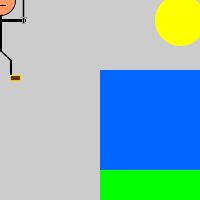
Frame 1 (no input)
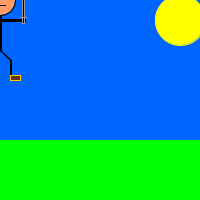
Frame 60 (the mouse pressed at the canvas centre just before this capture)
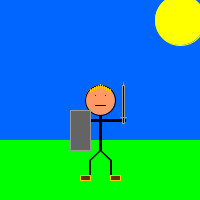
Frame 120 (the mouse held since frame 60 and released just before this capture)

The Processing sketch that drew these frames (run headless with seeded random() and noise(); from frame 60 on, the mouse is pressed at the canvas centre):

// Processing sketch: processing_14487
// ── processing_14487.pde

void setup() {
  size(200,200);
  smooth();
}
void draw() {
//background  
  fill(0,102,255);
  stroke(0,102,255);
  rect(100,70,200,140);
  fill(0,255,0);
  stroke(0,255,0);
  rect(100,170,200,60);
  fill(255,255,0);
  stroke(255,255,0);  
  ellipse(180,20,50,50);
  stroke(0);
//body
  rectMode(CENTER);
  fill(0);
  stroke(0);
  rect(mouseX,mouseY+30,2,40);
//head
  fill(255,153,102);
  ellipse(mouseX,mouseY,30,30);
//upper leg parts
  line(mouseX,mouseY+50,mouseX-10,mouseY+60);
  line(mouseX,mouseY+50,mouseX-11,mouseY+60);
  line(mouseX,mouseY+50,mouseX+10,mouseY+60);
  line(mouseX,mouseY+50,mouseX+11,mouseY+60);
  //lower leg parts
  line(mouseX+11,mouseY+60,mouseX+11,mouseY+80);
  line(mouseX+10,mouseY+60,mouseX+10,mouseY+80);
  line(mouseX-11,mouseY+60,mouseX-11,mouseY+80);
  line(mouseX-10,mouseY+60,mouseX-10,mouseY+80);
//arms
  fill(0,0,0);
  rect(mouseX,mouseY+20,50,2);
//eyes
  point(mouseX-5,mouseY-5);
  point(mouseX+5,mouseY-5);
//mouth
  line(mouseX-5,mouseY+5,mouseX+5,mouseY+5);
//sword
  stroke(153,153,153);
  triangle(mouseX+23,mouseY-17,mouseX+24,mouseY-12,mouseX+22,mouseY-12);
  rect(mouseX+23,mouseY+4,2,38);
  line(mouseX+20,mouseY+17,mouseX+26,mouseY+17);
//shield
  fill(100,100,100);
  rect(mouseX-20,mouseY+30,20,40);
//hair
  stroke(255,204,0);
  line(mouseX-10,mouseY-8,mouseX-10,mouseY-11);
  line(mouseX-8,mouseY-9,mouseX-8,mouseY-12);
  line(mouseX-6,mouseY-10,mouseX-6,mouseY-13);
  line(mouseX-4,mouseY-11,mouseX-4,mouseY-14);
  line(mouseX-2,mouseY-12,mouseX-2,mouseY-15);
  line(mouseX,mouseY-13,mouseX,mouseY-16);
  line(mouseX+2,mouseY-12,mouseX+2,mouseY-15);
  line(mouseX+4,mouseY-11,mouseX+4,mouseY-14);
  line(mouseX+6,mouseY-10,mouseX+6,mouseY-13);
  line(mouseX+8,mouseY-9,mouseX+8,mouseY-12);
  line(mouseX+10,mouseY-8,mouseX+10,mouseY-11);
//shoes
  fill(102,51,0);
  rect(mouseX-15,mouseY+78,10,5);
  rect(mouseX+15,mouseY+78,10,5);
}
    
